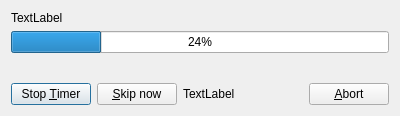
<?xml version="1.0" encoding="UTF-8"?>
<ui version="4.0">
 <class>IndexingProgressDialog</class>
 <widget class="QDialog" name="IndexingProgressDialog">
  <property name="geometry">
   <rect>
    <x>0</x>
    <y>0</y>
    <width>400</width>
    <height>116</height>
   </rect>
  </property>
  <property name="windowTitle">
   <string>Dialog</string>
  </property>
  <layout class="QVBoxLayout" name="verticalLayout">
   <item>
    <widget class="QLabel" name="labelStructure">
     <property name="text">
      <string>TextLabel</string>
     </property>
    </widget>
   </item>
   <item>
    <widget class="QProgressBar" name="progressBar">
     <property name="value">
      <number>24</number>
     </property>
    </widget>
   </item>
   <item>
    <spacer name="verticalSpacer">
     <property name="orientation">
      <enum>Qt::Vertical</enum>
     </property>
     <property name="sizeHint" stdset="0">
      <size>
       <width>348</width>
       <height>0</height>
      </size>
     </property>
    </spacer>
   </item>
   <item>
    <layout class="QHBoxLayout" name="horizontalLayout">
     <item>
      <widget class="QPushButton" name="pushButtonStopTimer">
       <property name="text">
        <string>Stop &amp;Timer</string>
       </property>
      </widget>
     </item>
     <item>
      <widget class="QPushButton" name="pushButtonSkip">
       <property name="text">
        <string>&amp;Skip now</string>
       </property>
      </widget>
     </item>
     <item>
      <widget class="QLabel" name="labelTime">
       <property name="sizePolicy">
        <sizepolicy hsizetype="Expanding" vsizetype="Preferred">
         <horstretch>0</horstretch>
         <verstretch>0</verstretch>
        </sizepolicy>
       </property>
       <property name="text">
        <string>TextLabel</string>
       </property>
      </widget>
     </item>
     <item>
      <widget class="QPushButton" name="pushButtonAbort">
       <property name="text">
        <string>&amp;Abort</string>
       </property>
      </widget>
     </item>
    </layout>
   </item>
  </layout>
 </widget>
 <resources/>
 <connections>
  <connection>
   <sender>pushButtonSkip</sender>
   <signal>clicked()</signal>
   <receiver>IndexingProgressDialog</receiver>
   <slot>skip()</slot>
   <hints>
    <hint type="sourcelabel">
     <x>225</x>
     <y>103</y>
    </hint>
    <hint type="destinationlabel">
     <x>30</x>
     <y>115</y>
    </hint>
   </hints>
  </connection>
  <connection>
   <sender>pushButtonAbort</sender>
   <signal>clicked()</signal>
   <receiver>IndexingProgressDialog</receiver>
   <slot>abort()</slot>
   <hints>
    <hint type="sourcelabel">
     <x>386</x>
     <y>103</y>
    </hint>
    <hint type="destinationlabel">
     <x>301</x>
     <y>115</y>
    </hint>
   </hints>
  </connection>
  <connection>
   <sender>pushButtonStopTimer</sender>
   <signal>clicked()</signal>
   <receiver>IndexingProgressDialog</receiver>
   <slot>stopTimer()</slot>
   <hints>
    <hint type="sourcelabel">
     <x>133</x>
     <y>84</y>
    </hint>
    <hint type="destinationlabel">
     <x>124</x>
     <y>60</y>
    </hint>
   </hints>
  </connection>
 </connections>
 <slots>
  <slot>abort()</slot>
  <slot>skip()</slot>
  <slot>stopTimer()</slot>
 </slots>
</ui>
